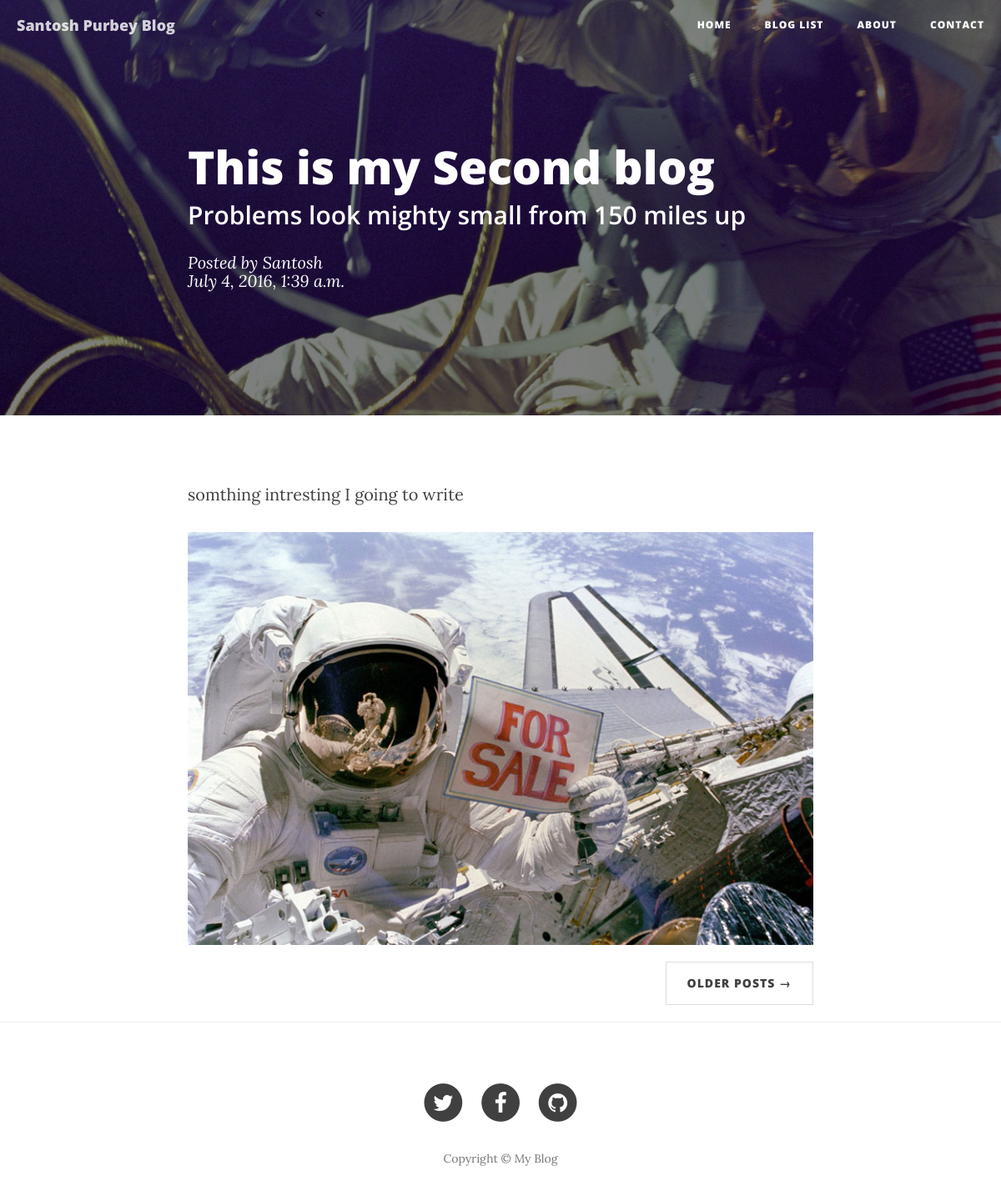
Screenshot of /post/2 with the database file from the repository.
### blog_app/models.py (models this page shows, shortened)
class PostBlog(models.Model):
    title = models.CharField(help_text='write beautiful title of your blog', max_length=140)
    image = models.ImageField(null=True, blank=True, upload_to='Blog Image',)
    content = models.TextField(help_text='Write something you wish to write!')
    author = models.CharField(help_text='full Name', max_length=60)
    publish = models.BooleanField(default=False)
    created = models.DateTimeField(auto_now_add=True, auto_now=False)
    updated = models.DateTimeField(auto_now_add=False, auto_now=True)

### blog_app/views.py (the view)
# urls.py: url(r'^post/(?P<id>\d+)$', detail_view, name='detail'),
def detail_view(request, id):
	template = 'detail.html'
	blog = PostBlog.objects.get(id=id)
	context = {
	'title': 'Detail page- Blog',
	'blog': blog
	}
	return render(request, template, context)

### templates/detail.html (shortened to what this page needs)
{% extends 'base.html' %}
{% load staticfiles %}
 {% block header %}
    <header class="intro-header" style="background-image: url('{% static "img/post-bg.jpg" %}')">
        <div class="container">
            <div class="row">
                <div class="col-lg-8 col-lg-offset-2 col-md-10 col-md-offset-1">
                    <div class="post-heading">
                        <h1>{{ blog.title }}</h1>
                        <h2 class="subheading">Problems look mighty small from 150 miles up</h2>
                        <span class="meta">Posted by <a href="#">{{ blog.author }}<br/></a>{{ blog.updated }}</span>
                    </div>
                </div>
            </div>
        </div>
    </header>
{% endblock header %}
{% block container %}
                    <p>{{ blog.content }}</p>
    <img class="img-responsive" src="{% static 'img/post-sample-image.jpg' %}" alt="">
{% endblock container %}

### rows the page displays
PostBlog: title "This is my Second blog", author "Santosh", updated "July 4, 2016, 1:39 a.m.", content "somthing intresting I going to write"
